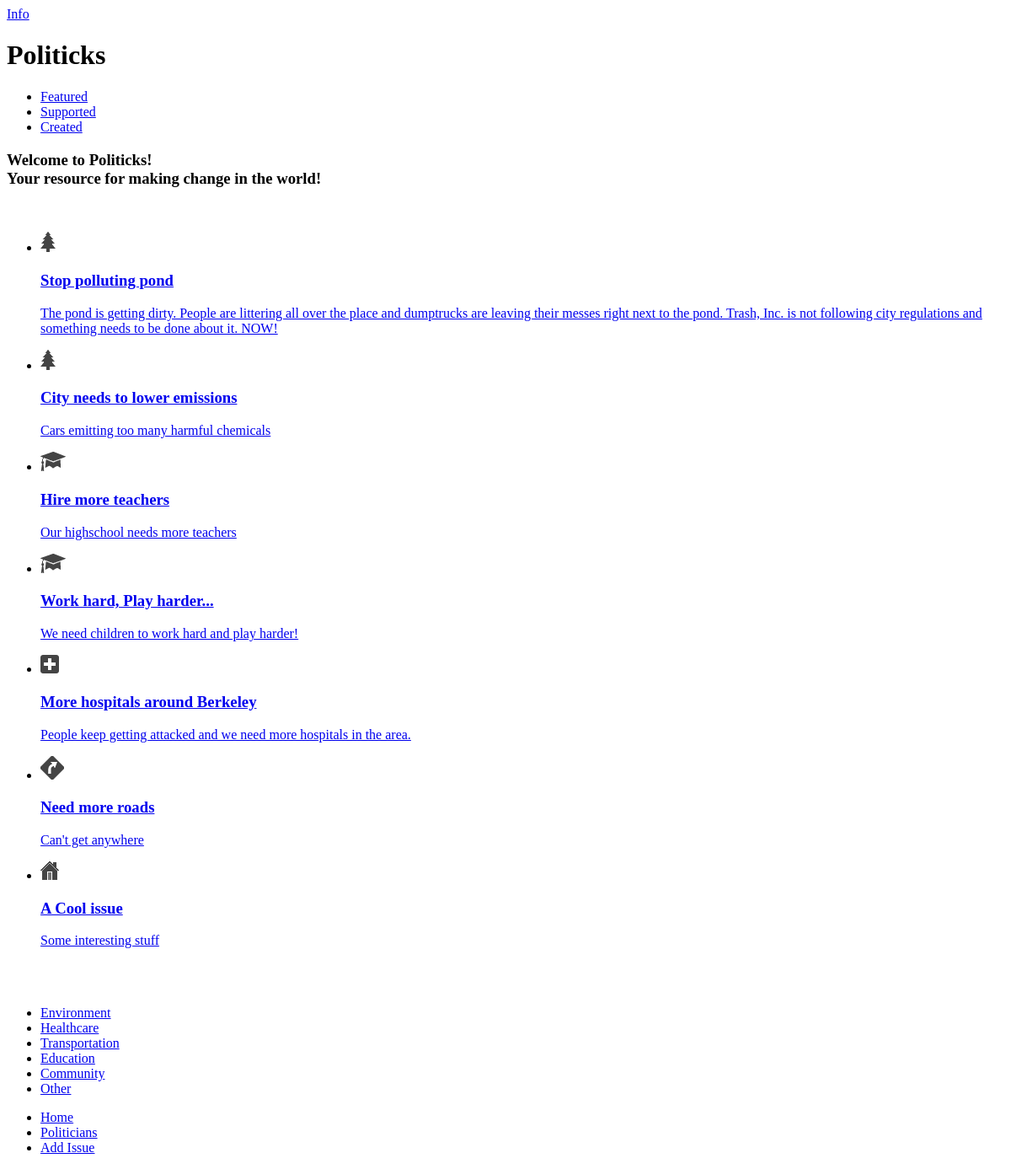
Page / (signed in) on the earlier database version.
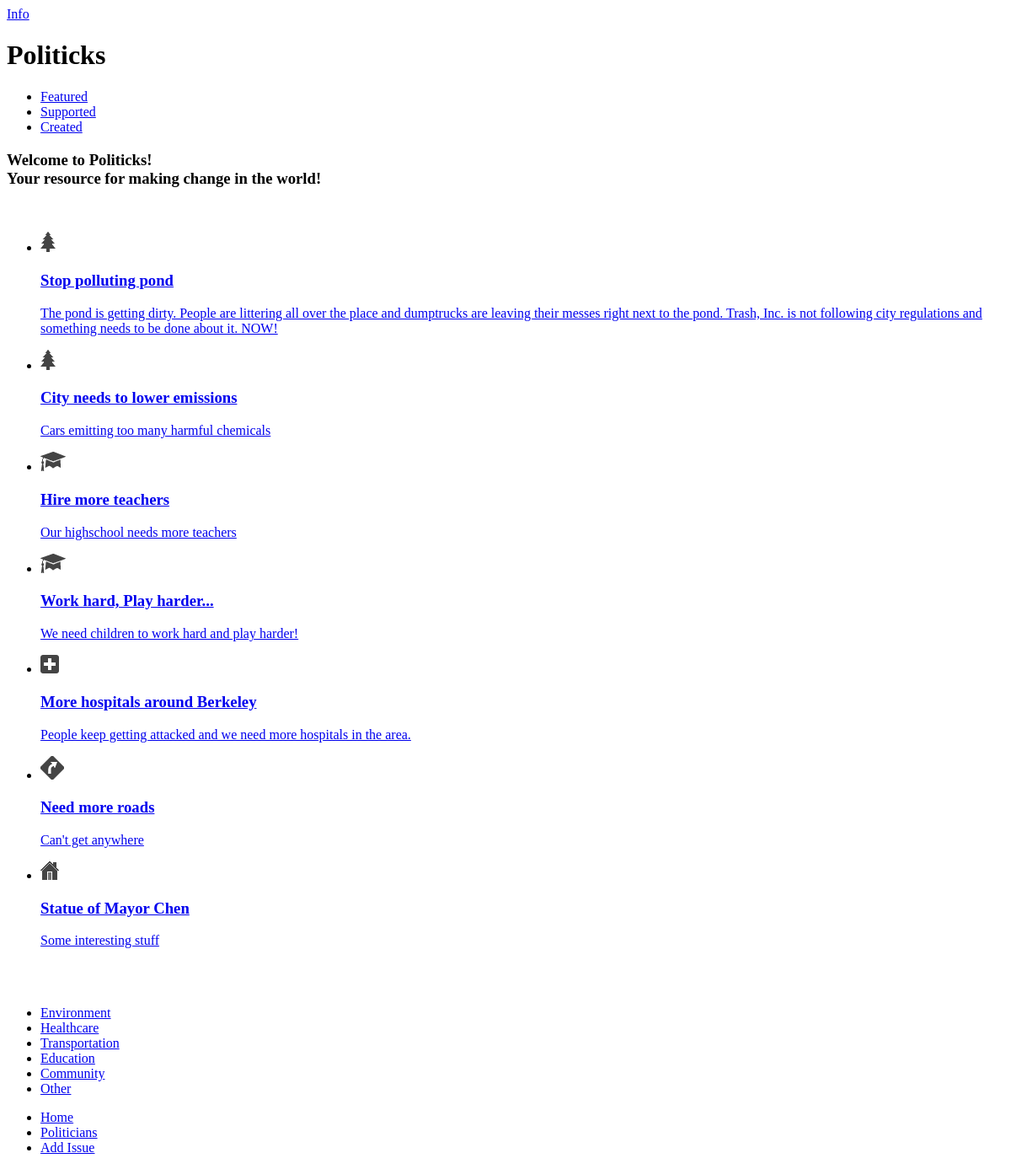
Same page on the later database version.
### tables this page shows
CREATE TABLE IF NOT EXISTS `issues` (
  `id` int(11) NOT NULL AUTO_INCREMENT,
  `name` tinytext NOT NULL,
  `description` text,
  `funding` double NOT NULL DEFAULT '0',
  `likes` int(11) NOT NULL DEFAULT '0',
  `category_id` int(11) NOT NULL,
  `user_id` int(11) NOT NULL,
  `image` varchar(300) NOT NULL,
  `latitude` float NOT NULL DEFAULT '0',
  `longitude` float NOT NULL DEFAULT '0',
  PRIMARY KEY (`id`)
);

CREATE TABLE IF NOT EXISTS `categories` (
  `id` int(11) NOT NULL AUTO_INCREMENT,
  `name` tinytext NOT NULL,
  `icon` varchar(75) NOT NULL,
  PRIMARY KEY (`id`)
);

### index.php (the view, shortened to what this page needs)
<?php include_once("header.php") ?>
	<div data-role="content">
		<div data-role="navbar">
		<ul>
			<li><a href="index.php" data-theme="c" class="ui-btn-active ui-state-persist">Featured</a></li>
			<li><a href="supportedissues.php" data-theme="c">Supported</a></li>
			<li><a href="createdissues.php" data-theme="c">Created</a></li>
		</ul>
		</div>
		<h3> Welcome to Politicks! <br /> Your resource for making change in the world! </h3>
		<br />
<?php
	if(isset($_GET["category"])){
		$query = sprintf("select *, issues.id as iid, issues.name as iname from issues, categories where issues.category_id = '%s' and categories.id = '%s'", mysql_real_escape_string($_GET["category"]), mysql_real_escape_string($_GET["category"]));
		$output = "<a href=\"index.php\" data-role=\"button\" data-theme=\"b\">View All Issues</a>";
	}else{
		$query = "select *, issues.id as iid, categories.id as cid, issues.name as iname, categories.name as cname from issues,categories where issues.category_id = categories.id";
	}
	$result = mysql_query($query);
	$issues = "";
	$issuesgrid = "";
	while ($row=mysql_fetch_array($result)) {
	    $id = $row["iid"];
	    $name = $row["iname"];
	    $description = $row["description"];
	    $icon = $row["icon"];
	    $issues .= "<li><a href=\"issues.php?id=".$id."\">".
				"<img src=\"".$icon."\" />".
				"<h3>".$name."</h3>".
				"<p>".$description."</p>".
				"</a>".
				"</li>";
	}
	$query = "select * from categories";
	$result = mysql_query($query);
	while ($row=mysql_fetch_array($result)){
		$issuesgrid .= "<li><a href=\"index.php?category=".$row["id"]."\" id=\"".$row["name"]."\" data-icon=\"custom\" data-theme=\"c\">".$row["name"]."</a></li>";
	}
?>
		<div class="content-primary">
		<ul data-role="listview" data-split-icon="arrow-r" data-theme="c" data-split-theme="d" data-filter="true" data-filter-placeholder="Search Issues...">
			<?= $issues; ?>
		</ul>
		<br />
		<br />
		<div data-role="footer" class="nav-glyphish-example">
			<div data-role="navbar" class="nav-glyphish-example" data-grid="a">
			<ul>
				<?= $issuesgrid; ?>
			</ul>
			</div>
		</div>
		</div>
	</div>
<?php include_once("footer.php") ?>

Differences in the rows shown:
changed issues "Some interesting stuff": name "A Cool issue" → "Statue of Mayor Chen"
